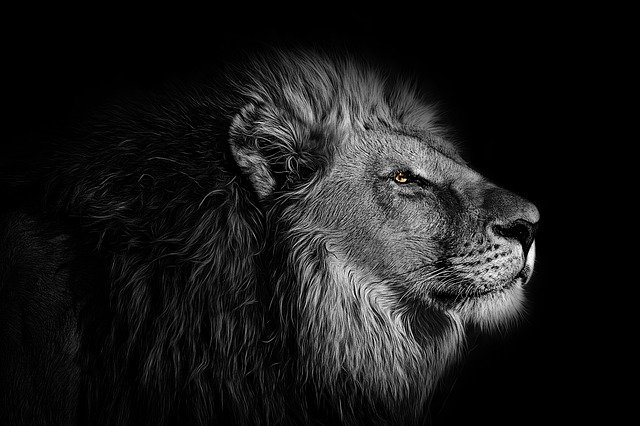
#> input picture opencv/study/PythonCode/images/img9.jpg, 640 x 426 px
$ python c2_Sharpening.py
#> lines starting #> are read from the running program, lines starting #| are printed output that depends on the picture
### opencv/study/PythonCode/imgRead.py
import cv2

# 영상을 불러오기
def imgRead(imgPath, imgReadType, imgResWidth, imgResHeight):
#> called with imgPath = './images/img9.jpg', imgReadType = 0, imgResWidth = 320, imgResHeight = 240
    img = cv2.imread(imgPath, imgReadType)
#> img: shape (426, 640); min 0, max 255, mean 25.6
    if imgResHeight != 0 | imgResWidth != 0:
        img = cv2.resize(img, (imgResWidth, imgResHeight))
#> img: shape (240, 320)
    return img

### opencv/study/PythonCode/createFolder.py
import os

# 폴더 생성하기
def createFolder(dir):
    try:
        if not os.path.exists(dir):
            os.makedirs(dir)
    except OSError:
        print ('Error: createFolder')

### opencv/study/PythonCode/c2_Sharpening.py
# 샤프닝 예제 (c2_Sharpening.py)

# 관련 라이브러리 선언
import numpy as np
import cv2
from imgRead import imgRead
from createFolder import createFolder

# 영상 읽기
img1 = imgRead("./images/img9.jpg", cv2.IMREAD_GRAYSCALE, 320, 240)

# 샤프닝 수행
kernel = np.array([[-1,-1,-1],[-1,9,-1],[-1,-1,-1]])
res1 = cv2.filter2D(img1, -1, kernel)
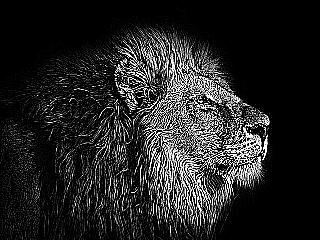
#> res1: shape (240, 320); min 0, max 255, mean 35.9

# 언샤프 기법 수행
ksize1 = 3; ksize2 = 15
img1_blur1 = cv2.blur(img1, (ksize1,ksize1))
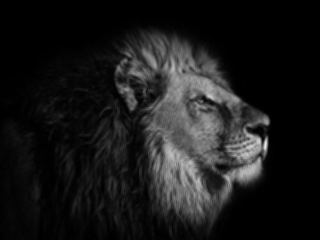
#> img1_blur1: shape (240, 320); min 0, max 235, mean 25.5
img1_blur2 = cv2.blur(img1, (ksize2,ksize2))
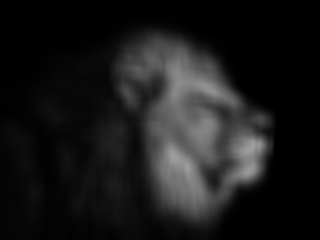
#> img1_blur2: shape (240, 320); min 0, max 161, mean 25.5
res2 = cv2.subtract(img1.astype(np.uint16) * 2, img1_blur1.astype(np.uint16))
res3 = cv2.subtract(img1.astype(np.uint16) * 2, img1_blur2.astype(np.uint16))
res2 = res2.astype(np.uint8); res3 = res3.astype(np.uint8)
#> after `res2 = res2.astype(np.uint8)`:
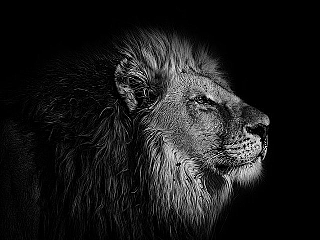
#> res2: shape (240, 320); min 0, max 255, mean 25.8
#> after `res3 = res3.astype(np.uint8)`:
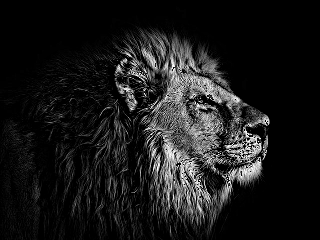
#> res3: shape (240, 320); min 0, max 255, mean 26.1

# 결과 영상 출력
dif_img1 = cv2.absdiff(img1, img1_blur1)
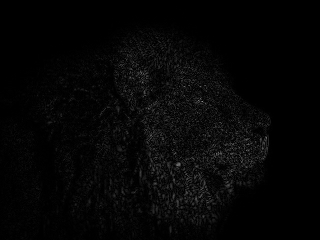
#> dif_img1: shape (240, 320); min 0, max 143, mean 5.6
dif_img2 = cv2.absdiff(img1, img1_blur2)
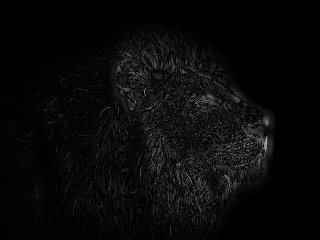
#> dif_img2: shape (240, 320); min 0, max 176, mean 8.8
displays = [("input1", img1),
            ("res1", res1),
            ("res2", res2),
            ("res3", res3),
            ("dif_img1", dif_img1),
            ("dif_img2", dif_img2)]
for (name, out) in displays:
    cv2.imshow(name, out)
#> this loop made 6 passes
#> name on passes 1 to 6: 'input1', 'res1', 'res2', 'res3', 'dif_img1', 'dif_img2'

# 키보드 입력을 기다린 후 모든 영상창 닫기
cv2.waitKey(0)
cv2.destroyAllWindows()

# 영상 저장
save_dir = './code_res_imgs/c2_Sharpening'
createFolder(save_dir)
for (name, out) in displays:
    cv2.imwrite(save_dir+"/"+name+".jpg", out)

$ run again, with opencv/study/PythonCode/images/img1.jpg copied over opencv/study/PythonCode/images/img9.jpg
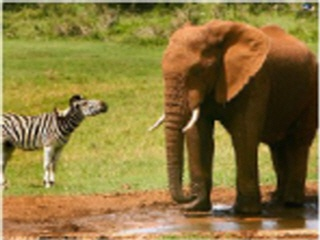
#> input picture opencv/study/PythonCode/images/img1.jpg, 320 x 240 px
#> `res3 = res3.astype(np.uint8)`:
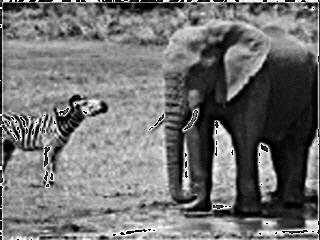
#> res3: shape (240, 320); min 0, max 255, mean 113.2
#> `dif_img2 = cv2.absdiff(img1, img1_blur2)`:
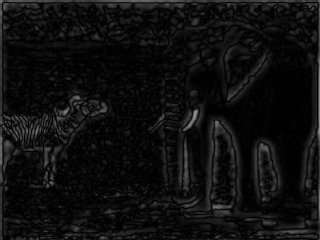
#> dif_img2: shape (240, 320); min 0, max 150, mean 15
#> the loop `for (name, out) in displays:` made 6 passes
#> name on passes 1 to 6: 'input1', 'res1', 'res2', 'res3', 'dif_img1', 'dif_img2'

$ run again, with opencv/study/PythonCode/images/img10.jpg copied over opencv/study/PythonCode/images/img9.jpg
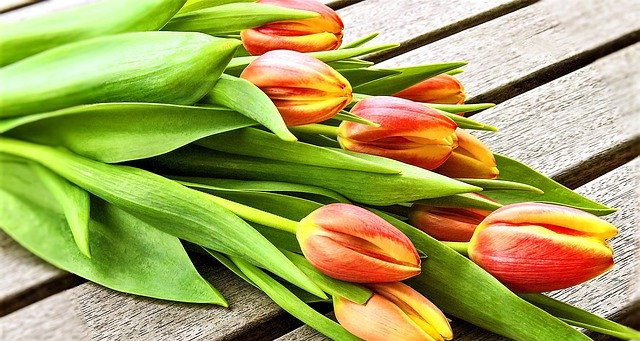
#> input picture opencv/study/PythonCode/images/img10.jpg, 640 x 341 px
#> `res3 = res3.astype(np.uint8)`:
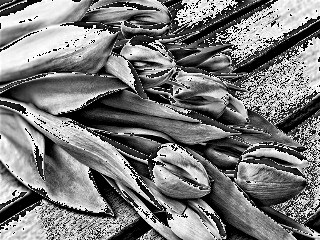
#> res3: shape (240, 320); min 0, max 255, mean 121.7
#> `dif_img2 = cv2.absdiff(img1, img1_blur2)`:
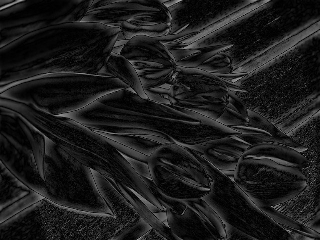
#> dif_img2: shape (240, 320); min 0, max 169, mean 28.5
#> the loop `for (name, out) in displays:` made 6 passes
#> name on passes 1 to 6: 'input1', 'res1', 'res2', 'res3', 'dif_img1', 'dif_img2'

$ run again, with opencv/study/PythonCode/images/img11.jpg copied over opencv/study/PythonCode/images/img9.jpg
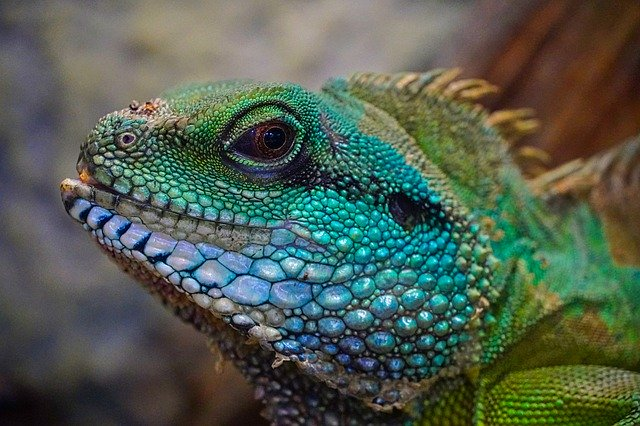
#> input picture opencv/study/PythonCode/images/img11.jpg, 640 x 426 px
#> `dif_img2 = cv2.absdiff(img1, img1_blur2)`:
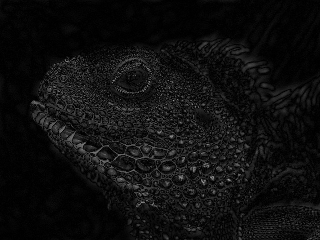
#> dif_img2: shape (240, 320); min 0, max 159, mean 14.9
#> the loop `for (name, out) in displays:` made 6 passes
#> name on passes 1 to 6: 'input1', 'res1', 'res2', 'res3', 'dif_img1', 'dif_img2'
